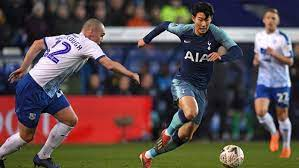
#> input picture soccer.jpg, 299 x 168 px, found by its file name
$ python 3_2.py
#> lines starting #> are read from the running program, lines starting #| are printed output that depends on the picture
#R 채널 히스토그램 구하기

import cv2 as cv
import matplotlib.pyplot as plt

img = cv.imread('soccer.jpg')
#> img is the input picture: shape (168, 299, 3); mean B, G, R 76.4, 76.5, 90.6
h = cv.calcHist([img],[2],None,[256],[0,256])
#> h = 256 values, max 1046 at index 23, min 23 at index 2, mean 196.2
# calcHist([영상],[영상의 채널 번호],히스토그램을 구할 영역을 지정하는 mask,[히스토그램의 칸수],명함단계)
plt.plot(h, color = 'r',linewidth = 1)
plt.show()
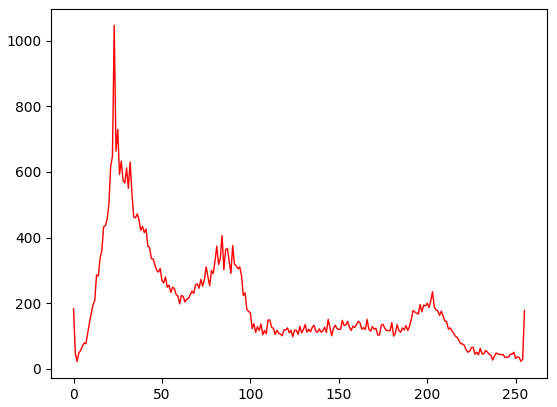
#> figure drawn by matplotlib, 1 panel; curve peaks at x = 23, y = 1046

$ run again, with apple.jpg copied over soccer.jpg
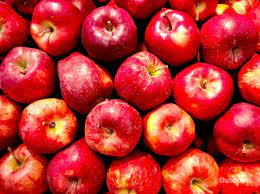
#> input picture apple.jpg, 260 x 194 px, found by its file name
#> img is the input picture: shape (194, 260, 3); mean B, G, R 46, 48.6, 188.7
#> h = 256 values, max 6818 at index 255, min 33 at index 62, mean 197
#> `plt.show()`:
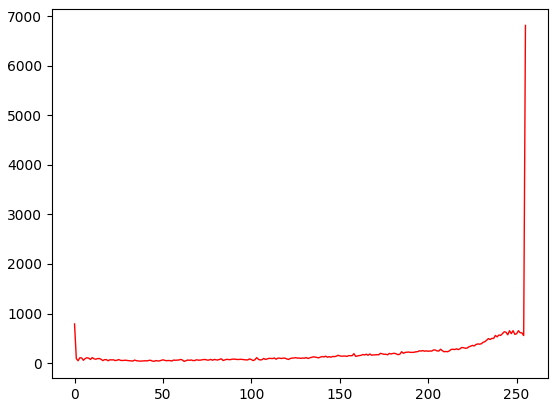
#> figure drawn by matplotlib, 1 panel; curve peaks at x = 255, y = 6818
